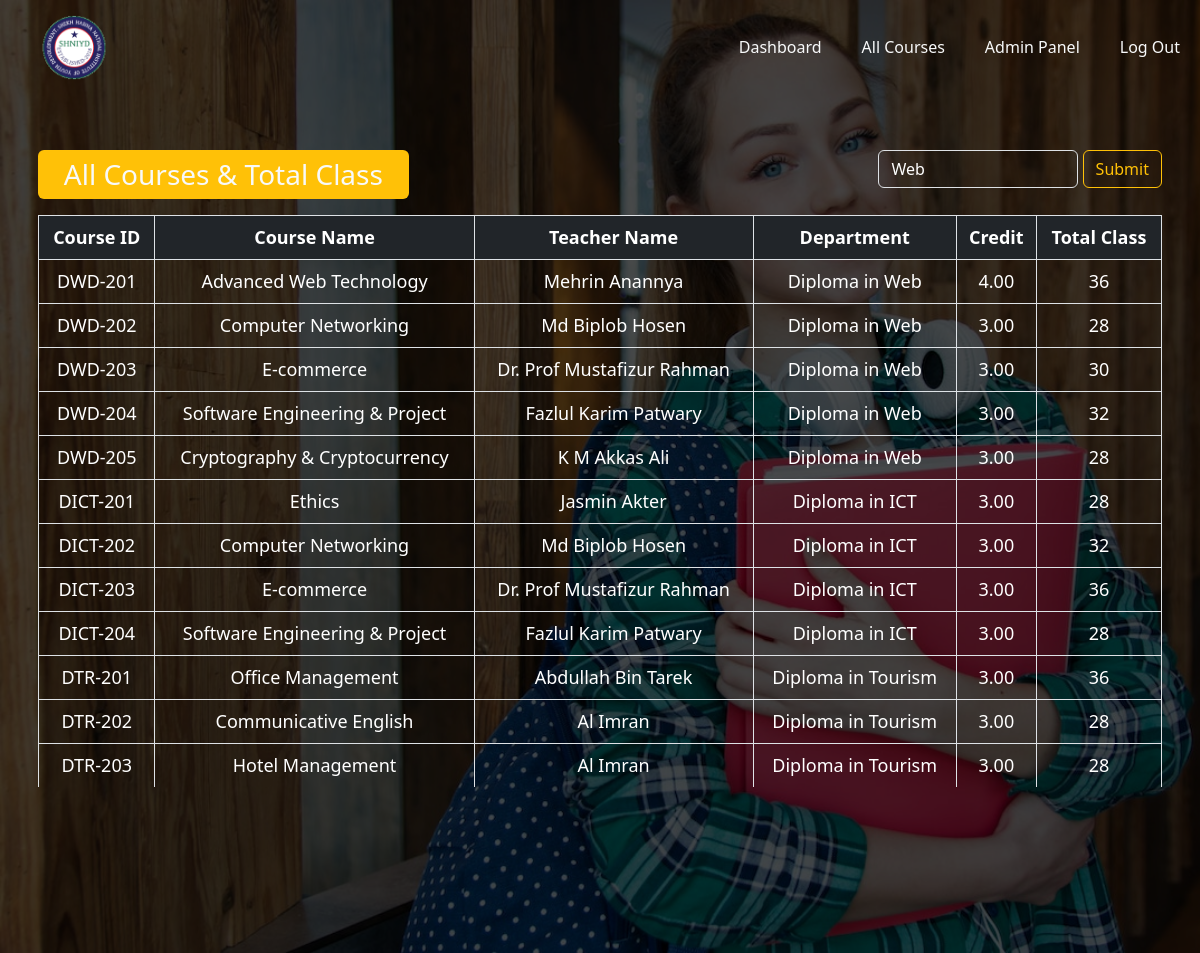
The page /all-courses/ on the database its author committed.
### routineapp/models.py (models this page shows, shortened)
class Course(models.Model):
    department = models.ForeignKey(
        Department, on_delete=models.CASCADE)
    course_id = models.CharField(max_length=30)
    course_name = models.CharField(max_length=50)
    total_class = models.PositiveIntegerField()
    course_credit = models.DecimalField(max_digits=5, decimal_places=2)
    t_name = models.ForeignKey(Teacher, on_delete=models.CASCADE)

class Teacher(models.Model):
    t_name = models.CharField(max_length=40)
    def __str__(self):
        return self.t_name

class Department(models.Model):
    department_name = models.CharField(max_length=50)
    def __str__(self):
        return self.department_name

### routineapp/views.py (the view)
# urls.py: path('all-courses/', views.AllCourses, name='all_courses'),
def AllCourses(request):
    if request.method == 'POST':
        department = request.POST.get('department')
        all_courses = Course.objects.filter(department=department)
        return render(request, 'routineapp/all-classes.html', {'course': all_courses})
    all_courses = Course.objects.all()
    return render(request, 'routineapp/all-classes.html', {'course': all_courses})

### templates/routineapp/all-classes.html (shortened to what this page needs)
{% extends 'routineapp/base.html' %} {% block content %}
<div class="all-classes">
  <div class="container px-2">
    <div class="row">
      <div class="col-8">
        <h3 class="text-light bg-warning p-2 text-center w-50 rounded-2 mb-3">
          All Courses & Total Class
        </h3>
      </div>
      <div class="col-4 d-flex justify-content-end">
        <form action="" method="post">
          <select name="department" id="department" class="form-select">
            <option value="1">Web</option>
          </select>
          <input
            type="submit"
            name=""
            id=""
            value="Submit"
            class="btn btn-outline-warning mb-1"
          />
        </form>
      </div>
    </div>
    <div class="table-container">
      <table class="table table-bordered">
        <thead>
          <tr class="text-bg-dark">
            <th>Course ID</th>
            <th>Course Name</th>
            <th>Teacher Name</th>
            <th>Department</th>
            <th>Credit</th>
            <th>Total Class</th>
          </tr>
        </thead>
        <tbody>
          {% for x in course %}
          <tr>
            <td>{{x.course_id}}</td>
            <td>{{x.course_name}}</td>
            <td>{{x.t_name}}</td>
            <td>{{x.department}}</td>
            <td>{{x.course_credit}}</td>
            <td>{{x.total_class}}</td>
          </tr>
          {% endfor %}
        </tbody>
      </table>
    </div>
  </div>
</div>
{% endblock %}

### templates/routineapp/base.html (shortened to what this page needs)
{% load static %}
<!DOCTYPE html>
<html lang="en">
  <head>
    <link rel="stylesheet" href="{% static 'css/bootstrap.min.css' %}" />
  </head>
  <body>
    <nav class="navbar navbar-expand-lg z-3">
      <div class="container-fluid">
        <a class="navbar-brand" href="#">
          <img
            src="{% static 'images/logo.png' %}"
            alt=""
            class="img-fluid"
            width="120px"
            height="120px"
          />
        </a>
        <div class="collapse navbar-collapse" id="navbarSupportedContent">
          <ul class="navbar-nav ms-auto mb-2 mb-lg-0">
            <li class="nav-item">
              <a
                class="nav-link active text-light"
                aria-current="page"
                href="{% url 'home' %}"
                >Dashboard</a
              >
            </li>
            <li class="nav-item ps-4">
              <a class="nav-link text-light" href="{% url 'all_courses' %}"
                >All Courses</a
              >
            </li>
            <li class="nav-item ps-4">
              <a class="nav-link text-light" href="http://127.0.0.1:8000/admin"
                >Admin Panel</a
              >
            </li>
            <li class="nav-item ps-4">
              <a class="nav-link text-light" href="{% url 'logout' %}"
                >Log Out</a
              >
            </li>
          </ul>
        </div>
      </div>
    </nav>
    {% block content %}{% endblock %}
  </body>
</html>

### templates/routineapp/base.html (style rules this page uses)
.nav-link { transition: all 0.7s; }

### templates/routineapp/all-classes.html (style rules this page uses)
.all-classes { background: url("../../static/images/t-1.jpg") no-repeat; background-size: cover; height: 100vh; width: 100%; margin-top: -95px; padding-top: 150px; position: relative; z-index: 1; }
.all-classes::after { content: ""; display: block; height: 100%; width: 100%; position: absolute; top: 0; left: 0; background: rgba(0, 0, 0, 0.7); z-index: -1; }
table tr { text-align: center; color: white; font-size: 18px; }
.table-container { overflow-y: scroll; height: 60vh; }
form select { width: 200px !important; display: inline !important; color: white !important; background: transparent !important; }
form select option { color: #000000 !important; }

### rows shown on the page
Course: course_id "DWD-201", course_name "Advanced Web Technology", t_name "Mehrin Anannya", department "Diploma in Web", course_credit "4.00", total_class "36"
Course: course_id "DWD-202", course_name "Computer Networking", t_name "Md Biplob Hosen", department "Diploma in Web", course_credit "3.00", total_class "28"
Course: course_id "DWD-203", course_name "E-commerce", t_name "Dr. Prof Mustafizur Rahman", department "Diploma in Web", course_credit "3.00", total_class "30"
Course: course_id "DWD-204", course_name "Software Engineering & Project", t_name "Fazlul Karim Patwary", department "Diploma in Web", course_credit "3.00", total_class "32"
Course: course_id "DWD-205", course_name "Cryptography & Cryptocurrency", t_name "K M Akkas Ali", department "Diploma in Web", course_credit "3.00", total_class "28"
Course: course_id "DICT-201", course_name "Ethics", t_name "Jasmin Akter", department "Diploma in ICT", course_credit "3.00", total_class "28"
Course: course_id "DICT-202", course_name "Computer Networking", t_name "Md Biplob Hosen", department "Diploma in ICT", course_credit "3.00", total_class "32"
Course: course_id "DICT-203", course_name "E-commerce", t_name "Dr. Prof Mustafizur Rahman", department "Diploma in ICT", course_credit "3.00", total_class "36"
Course: course_id "DICT-204", course_name "Software Engineering & Project", t_name "Fazlul Karim Patwary", department "Diploma in ICT", course_credit "3.00", total_class "28"
Course: course_id "DTR-201", course_name "Office Management", t_name "Abdullah Bin Tarek", department "Diploma in Tourism", course_credit "3.00", total_class "36"
Course: course_id "DTR-202", course_name "Communicative English", t_name "Al Imran", department "Diploma in Tourism", course_credit "3.00", total_class "28"
Course: course_id "DTR-203", course_name "Hotel Management", t_name "Al Imran", department "Diploma in Tourism", course_credit "3.00", total_class "28"
